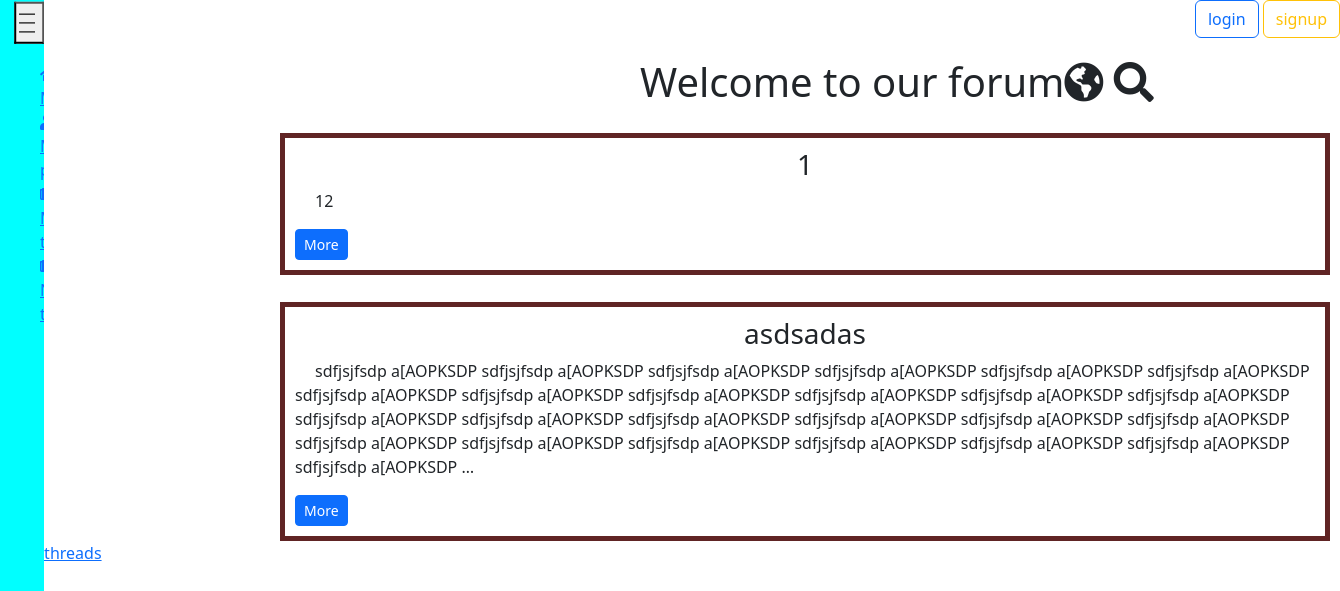
The app's page /, older data.
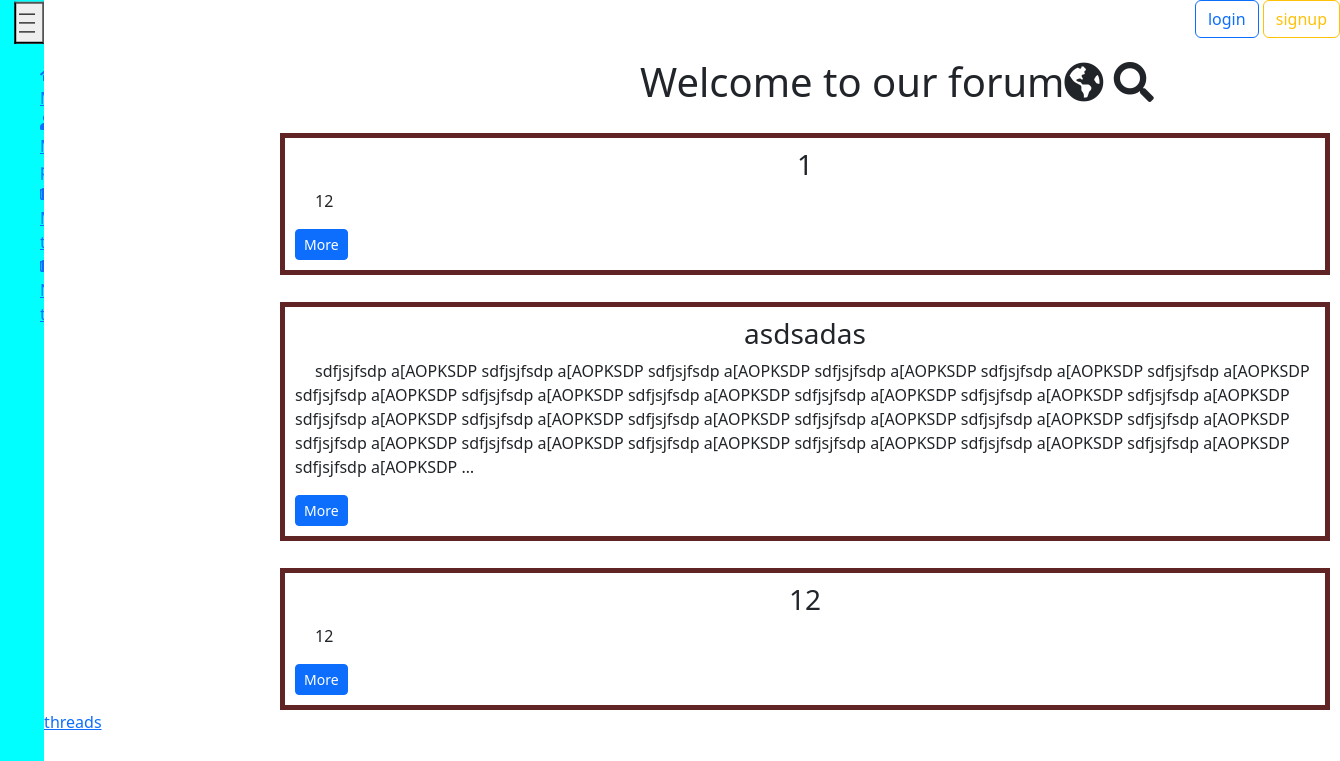
The same page, newer data.
### threads/models.py (models this page shows, shortened)
class Thread(models.Model):
    user = models.ForeignKey(CustomUser, on_delete=models.CASCADE, null=True, blank=True, related_name='threads')
    title = models.CharField('Title', max_length=250)
    time_create = models.DateTimeField('Time of publication',auto_now_add=True)
    time_update = models.DateTimeField('Time of update',auto_now=True)
    full_text = models.TextField('Full text')
    class Meta:
        ordering = ['time_create', 'title']

### main/views.py (the view)
# urls.py: path('', views.ATW_Home.as_view(), name='main'),
class ATW_Home(ListView):
    model = Thread
    template_name = 'main/main.html'
    context_object_name = 'threads'

### main/templates/main/main.html (shortened to what this page needs)
{% extends 'main/layout.html' %}
{% block content %}
<div class="topbar">
    <h1>Welcome to our forum<i class="fas fa-globe-americas"></i> <i class="fas fa-search"></i></h1>
</div>
    {% for el in threads %}
        {% if forloop.counter <= 3 %}
            <div class="threads">
                <h3>{{ el.title }}</h3>
                <p>{{ el.full_text|truncatewords:50 }}</p>
                <a class="btn btn-primary btn-sm" href="{% url 'thread' thId=el.id %}">More</a>
            </div>
        {% endif %}
    {% endfor %}
    <a href="{%url 'threads' %}">more threads</a>
{% endblock %}

### main/templates/main/layout.html (shortened to what this page needs)
{% load static %}
<!DOCTYPE html>
<html lang="en">
<head>
    <link rel="stylesheet" href="{% static 'main/css/main.css' %}">
    <link rel="stylesheet" href="https://cdnjs.cloudflare.com/ajax/libs/font-awesome/5.15.3/css/all.min.css" />
    <link rel="stylesheet" href="https://cdn.jsdelivr.net/npm/bootstrap@5.2.3/dist/css/bootstrap.min.css">
</head>
<body>
    <header class="text-end">
        {% if request.user.is_authenticated %}
            <a class="btn btn-outline-primary" href="{% url 'logout' %}">log out</a>
        {% else %}
            <a class="btn btn-outline-primary" href="{% url 'login' %}">login</a>
            <a class="btn btn-outline-warning" href="{% url 'signup' %}">signup</a>
        {% endif %}
    </header>
    <aside class="sidebar">
        <button onclick="sidebar_button()">|||</button>
        <ul>
            <li><a href="{% url 'main' %}"><i class="fas fa-home"></i><span> Main</span></a></li>
            <li><a href="{% url 'main' %}"><i class="fas fa-user"></i><span> My profile</span></a></li>
            <li><a href="{% url 'main' %}"><i class="fas fa-newspaper"></i><span> My thread</span></a></li>
            <li><a href="{% url 'newThread' %}"><i class="fas fa-newspaper"></i><span> New thread</span></a></li>
        </ul>
    </aside>
    <main>
        {% block content %}
        {% endblock %}
    </main>
</body>
</html>

### main/static/main/css/main.css (style rules this page uses)
.sidebar { position: fixed; float: left; top: 0; width: 5.5vh; height: 100vh; background-color: aqua; padding: 8px; color: #4d4d4d; overflow: hidden; overflow-y: auto; }
.sidebar ul li { list-style: none; }
.sidebar button { transform: rotate(90deg); }
.topbar { padding-left: 80vh; padding-top: 20px; }
.threads { word-wrap: break-word; margin-left: 35vh; margin-top: 2%; width: 1050px; border: 5px solid #602424; padding: 10px; }
.threads h3 { display: flex; justify-content: center; }
.threads p { text-indent: 20px; }

Row changes from the older to the newer data that the page shows:
added Thread: title "12", full_text "12"
